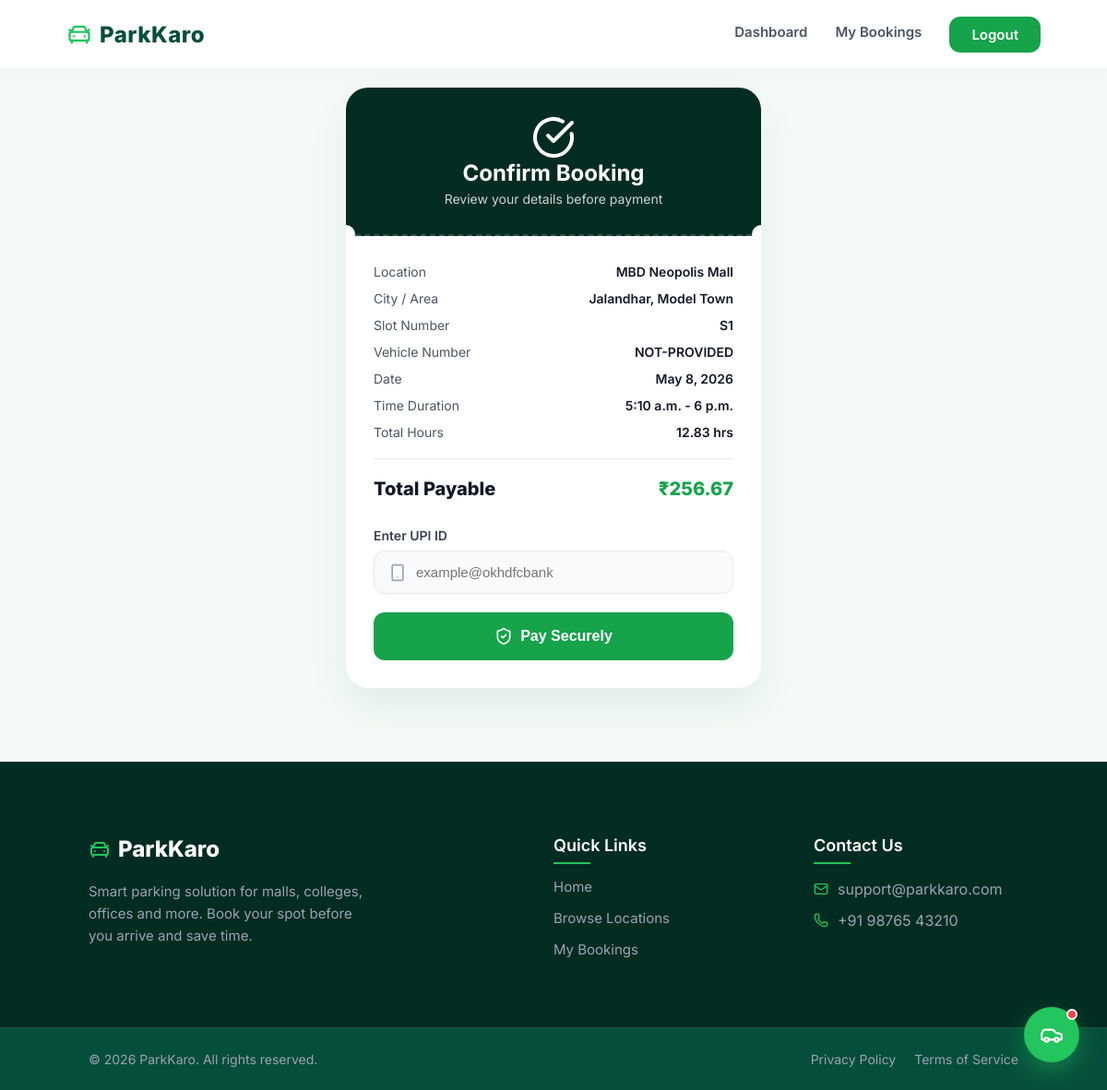
The app's page /payment/17/ (signed in), older data.
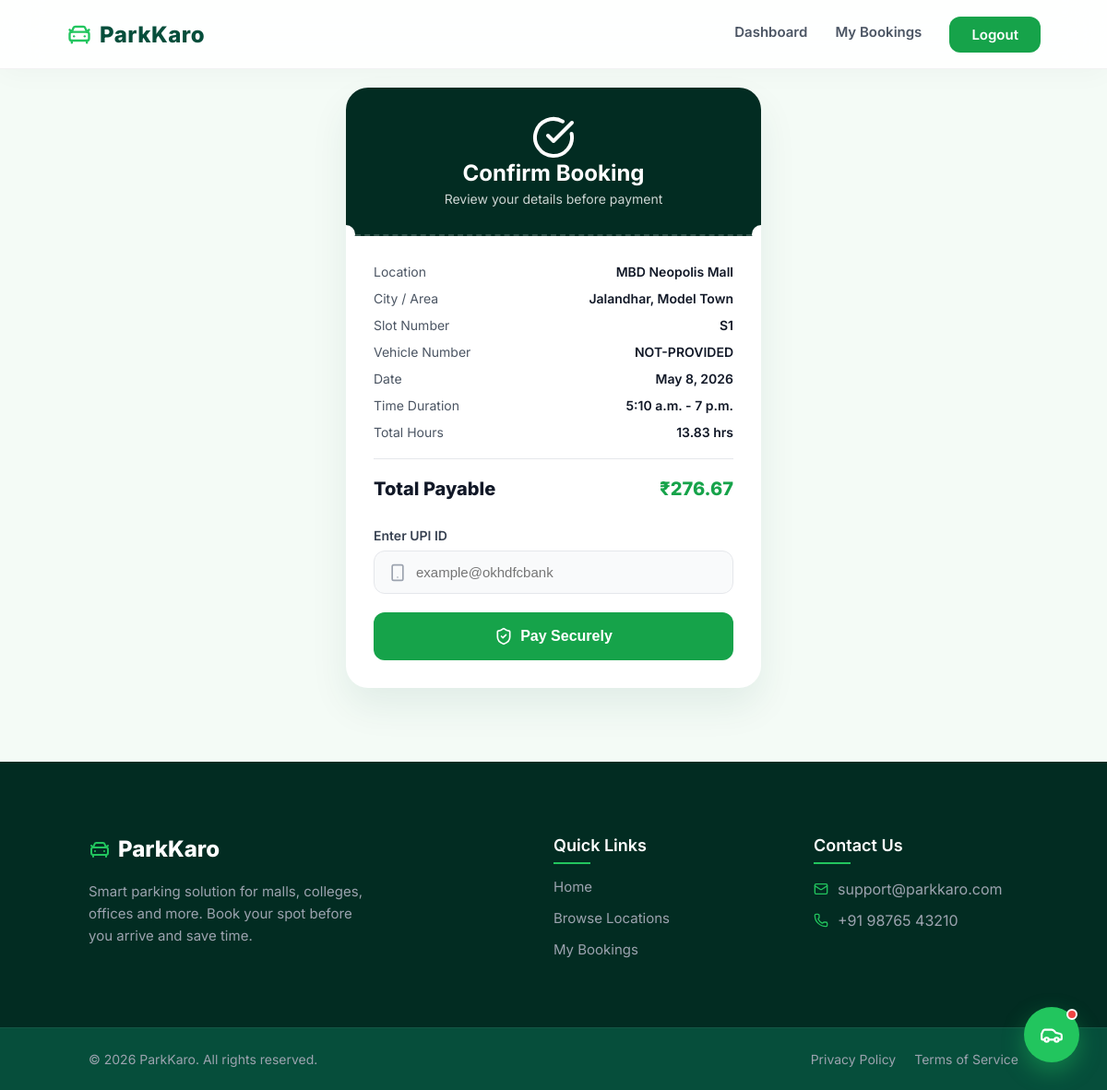
The same page, newer data.
### parking/models.py (models this page shows, shortened)
class Booking(models.Model):
    STATUS_CHOICES = [
        ('PENDING', 'Pending'),
        ('ACTIVE', 'Active'),
        ('CANCELLED', 'Cancelled'),
    ]
    user = models.ForeignKey(settings.AUTH_USER_MODEL, on_delete=models.CASCADE)
    slot = models.ForeignKey('ParkingSlot', on_delete=models.CASCADE)
    vehicle_number = models.CharField(max_length=20, default="NOT-PROVIDED")
    booking_date = models.DateField()
    start_time = models.TimeField()
    end_time = models.TimeField()
    total_hours = models.FloatField(default=0)
    total_amount = models.FloatField(default=0)
    status = models.CharField(max_length=20, choices=STATUS_CHOICES, default='PENDING')
    created_at = models.DateTimeField(auto_now_add=True)

class ParkingSlot(models.Model):
    location = models.ForeignKey(Location, on_delete=models.CASCADE)
    slot_number = models.CharField(max_length=10)
    is_available = models.BooleanField(default=True)

class Location(models.Model):
    LOCATION_TYPES = [
        ('Mall', 'Mall'),
        ('Hotel', 'Hotel'),
        ('College', 'College'),
        ('Office', 'Office'),
        ('Restaurant', 'Restaurant'),
    ]
    city = models.CharField(max_length=100)
    area = models.CharField(max_length=100)
    name = models.CharField(max_length=200)
    location_type = models.CharField(max_length=50, choices=LOCATION_TYPES)

### parking/views.py (the view, shortened to what this page needs)
# urls.py: path('payment/<int:booking_id>/', views.payment_page, name='payment_page'),
@login_required
def payment_page(request, booking_id):
    booking = Booking.objects.get(id=booking_id)
    return render(request, 'parking/payment.html', {
        'booking': booking
    })

### templates/parking/payment.html (shortened to what this page needs)
{% extends 'base.html' %}
{% block content %}
<div class="payment-page-container">
    <div class="premium-payment-card reveal">
        <div class="ticket-header">
            <i data-lucide="check-circle" style="width: 48px; height: 48px;"></i>
            <h2 style="font-size: 24px; margin-bottom: 5px; font-weight: 700;">Confirm Booking</h2>
            <p style="opacity: 0.8; font-size: 14px;">Review your details before payment</p>
        </div>
        <div class="ticket-body">
            <div class="receipt-row">
                <span>Location</span>
                <span style="font-weight:600; color:#111827;">{{ booking.slot.location.name }}</span>
            </div>
            <div class="receipt-row">
                <span>City / Area</span>
                <span style="font-weight:600; color:#111827;">{{ booking.slot.location.city }}, {{ booking.slot.location.area }}</span>
            </div>
            <div class="receipt-row">
                <span>Slot Number</span>
                <span style="font-weight:600; color:#111827;">{{ booking.slot.slot_number }}</span>
            </div>
            <div class="receipt-row">
                <span>Vehicle Number</span>
                <span style="font-weight:600; color:#111827;">{{ booking.vehicle_number }}</span>
            </div>
            <div class="receipt-row">
                <span>Date</span>
                <span style="font-weight:600; color:#111827;">{{ booking.booking_date }}</span>
            </div>
            <div class="receipt-row">
                <span>Time Duration</span>
                <span style="font-weight:600; color:#111827;">{{ booking.start_time }} - {{ booking.end_time }}</span>
            </div>
            <div class="receipt-row">
                <span>Total Hours</span>
                <span style="font-weight:600; color:#111827;">{{ booking.total_hours|floatformat:2 }} hrs</span>
            </div>
            <div class="receipt-row total">
                <span>Total Payable</span>
                <span class="amount">₹{{ booking.total_amount|floatformat:2 }}</span>
            </div>
            <form method="POST" id="paymentForm" class="payment-form">
                <label>Enter UPI ID</label>
                <div style="position: relative;">
                    <i data-lucide="smartphone" style="position: absolute; left: 16px; top: 14px; width: 20px; height: 20px; color: #9ca3af;"></i>
                    <input type="text" name="upi_id" placeholder="example@okhdfcbank" required style="padding-left: 45px;">
                </div>
                <button type="submit" class="btn-pay">
                    <i data-lucide="shield-check" style="width: 20px; height: 20px;"></i> Pay Securely
                </button>
            </form>
        </div>
    </div>
</div>
{% endblock %}

Row changes from the older to the newer data that the page shows:
changed Booking "NOT-PROVIDED": end_time "6 p.m." → "7 p.m."; total_hours "12.83" → "13.83"; total_amount "256.67" → "276.67"
